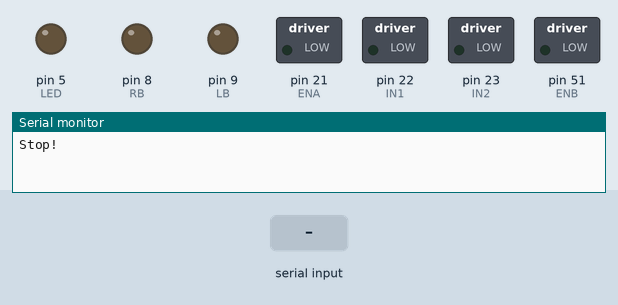
A sketch run on a simulated Arduino Mega 2560, built with avr-gcc and run on an emulated ATmega2560. On the bench: switched loads named in the sketch (green lamp = pin HIGH), output pins drawn as LEDs (lit = HIGH), the last lines printed to the serial monitor. The inputs (shaded band) are chosen by the test bench.

Above: at 1.2 s.
1.3 s: "f" received over the second serial link
At 1.6 s:
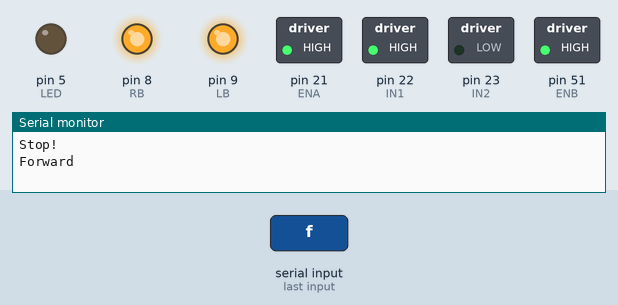
2.8 s: "b" received over the second serial link
At 4.0 s:
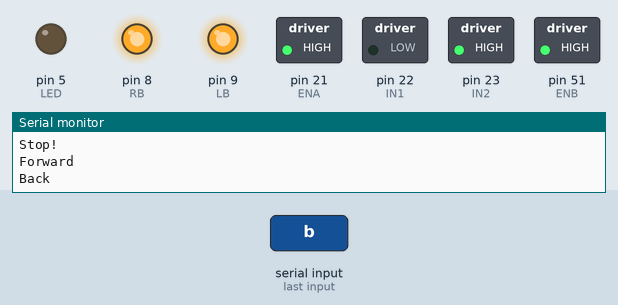
4.3 s: "l" received over the second serial link
At 5.1 s:
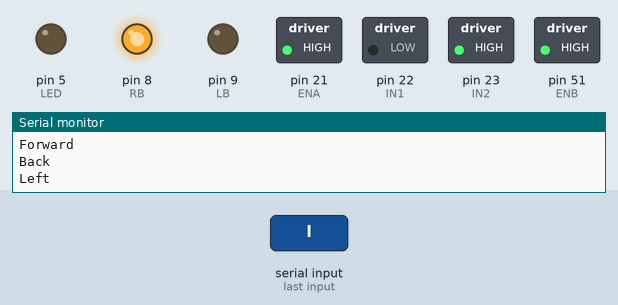
5.8 s: "r" received over the second serial link
At 6.2 s:
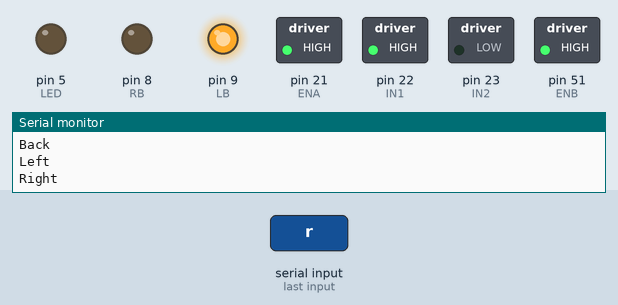
7.3 s: "a" received over the second serial link
At 8.5 s:
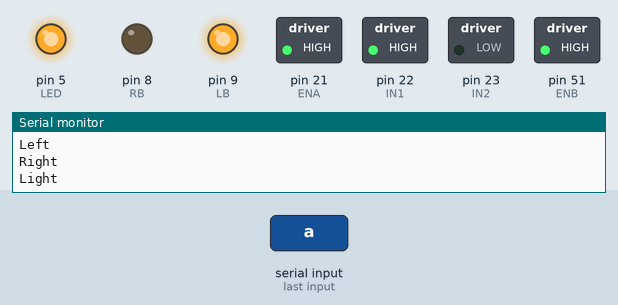
8.8 s: "s" received over the second serial link
At 9.7 s:
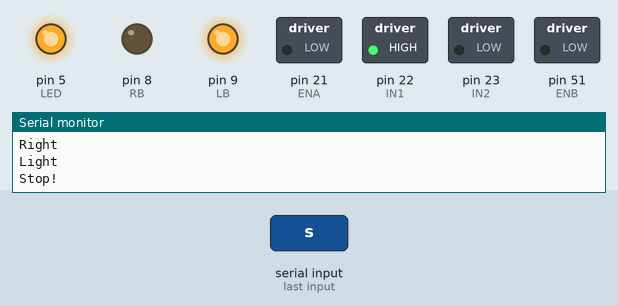
Timing chart, 0 to 11.3 s (numbered marks = the images above; inputs shaded):
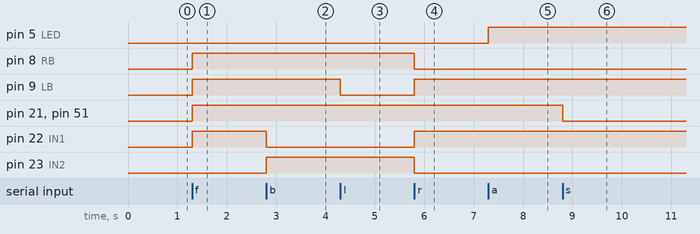

Measured:
- after the input at 1.3 s, pin 8 (RB), pin 9 (LB), pin 21 (ENA), pin 22 (IN1), pin 51 (ENB): LOW → HIGH at once
- after the input at 2.8 s, pin 22 (IN1): HIGH → LOW at once; pin 23 (IN2): LOW → HIGH at once
- after the input at 4.3 s, pin 9 (LB): HIGH → LOW at once
- after the input at 5.8 s, pin 8 (RB), pin 23 (IN2): HIGH → LOW at once; pin 9 (LB), pin 22 (IN1): LOW → HIGH at once
- after the input at 7.3 s, pin 5 (LED): LOW → HIGH at once
- after the input at 8.8 s, pin 21 (ENA), pin 51 (ENB): HIGH → LOW at once

The sketch:

L293D.ino
```cpp
//www.elegoo.com
#include <SoftwareSerial.h>
SoftwareSerial btSerial(12, 13); // RX, TX PIN
#define ENA 21
#define ENB 51
#define IN1 22
#define IN2 23
#define LED 5

const int RB = 8;
const int LB = 9;

unsigned char carSpeed = 250;//250
bool state = LOW;

void forward() {
  digitalWrite(ENA, HIGH);
  digitalWrite(ENB, HIGH);
  digitalWrite(IN1, HIGH);
  digitalWrite(IN2, LOW);
  digitalWrite(RB, HIGH);
  digitalWrite(LB, HIGH);
  Serial.println("Forward");
}

void back() {
  digitalWrite(ENA, HIGH);
  digitalWrite(ENB, HIGH);
  digitalWrite(IN1, LOW);
  digitalWrite(IN2, HIGH);

  Serial.println("Back");
}

void left() {
  analogWrite(ENA, carSpeed);
  analogWrite(ENB, carSpeed);
  digitalWrite(IN1, LOW);
  digitalWrite(IN2, HIGH);
  digitalWrite(LB, LOW);
  digitalWrite(RB, HIGH);
  Serial.println("Left");
}

void right() {
  analogWrite(ENA, carSpeed);
  analogWrite(ENB, carSpeed);
  digitalWrite(IN1, HIGH);
  digitalWrite(IN2, LOW);
  digitalWrite(RB, LOW);
  digitalWrite(LB, HIGH);
  Serial.println("Right");
}

void stop() {
  digitalWrite(ENA, LOW);
  digitalWrite(ENB, LOW);
  Serial.println("Stop!");
}

void stateChange() {
  state = !state;
  digitalWrite(LED, state);
  Serial.println("Light");
}

void setup() {
  Serial.begin(9600);
  pinMode(LED, OUTPUT);
  pinMode(IN1, OUTPUT);
  pinMode(IN2, OUTPUT);
  pinMode(RB, OUTPUT);
  pinMode(LB, OUTPUT);
  pinMode(ENA, OUTPUT);
  pinMode(ENB, OUTPUT);
  stop();
}

void loop() {
  if (btSerial.available())
  {
    char getstr = btSerial.read();
    switch (getstr) {
      case 'f': forward(); break;
      case 'b': back();   break;
      case 'l': left();   break;
      case 'r': right();  break;
      case 's': stop();   break;
      case 'a': stateChange(); break;
      default:  break;
    }
  }
}
```
